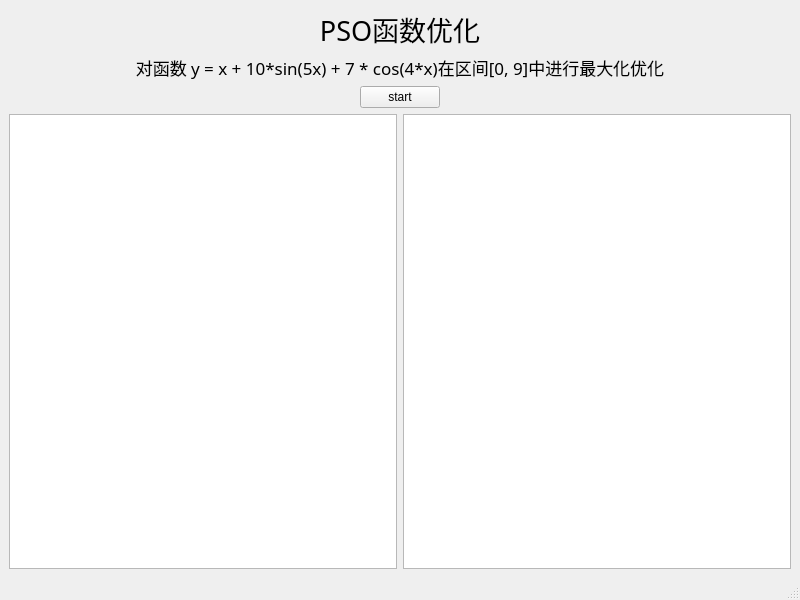
<?xml version="1.0" encoding="UTF-8"?>
<ui version="4.0">
 <class>MainWindow</class>
 <widget class="QMainWindow" name="MainWindow">
  <property name="geometry">
   <rect>
    <x>0</x>
    <y>0</y>
    <width>800</width>
    <height>600</height>
   </rect>
  </property>
  <property name="windowTitle">
   <string>MainWindow</string>
  </property>
  <widget class="QWidget" name="centralwidget">
   <layout class="QVBoxLayout" name="verticalLayout">
    <item>
     <widget class="QLabel" name="label">
      <property name="font">
       <font>
        <family>黑体</family>
        <pointsize>20</pointsize>
       </font>
      </property>
      <property name="text">
       <string>PSO函数优化</string>
      </property>
      <property name="alignment">
       <set>Qt::AlignCenter</set>
      </property>
     </widget>
    </item>
    <item>
     <widget class="QLabel" name="label_2">
      <property name="font">
       <font>
        <family>微软雅黑</family>
        <pointsize>13</pointsize>
       </font>
      </property>
      <property name="text">
       <string>对函数 y = x + 10*sin(5x) + 7 * cos(4*x)在区间[0, 9]中进行最大化优化</string>
      </property>
      <property name="alignment">
       <set>Qt::AlignCenter</set>
      </property>
     </widget>
    </item>
    <item>
     <layout class="QHBoxLayout" name="horizontalLayout_2">
      <item>
       <spacer name="horizontalSpacer">
        <property name="orientation">
         <enum>Qt::Horizontal</enum>
        </property>
        <property name="sizeHint" stdset="0">
         <size>
          <width>40</width>
          <height>20</height>
         </size>
        </property>
       </spacer>
      </item>
      <item>
       <widget class="QPushButton" name="start">
        <property name="text">
         <string>start</string>
        </property>
       </widget>
      </item>
      <item>
       <spacer name="horizontalSpacer_2">
        <property name="orientation">
         <enum>Qt::Horizontal</enum>
        </property>
        <property name="sizeHint" stdset="0">
         <size>
          <width>40</width>
          <height>20</height>
         </size>
        </property>
       </spacer>
      </item>
     </layout>
    </item>
    <item>
     <layout class="QHBoxLayout" name="horizontalLayout">
      <item>
       <widget class="QTextBrowser" name="textBrowser"/>
      </item>
      <item>
       <widget class="QGraphicsView" name="graphicsView"/>
      </item>
     </layout>
    </item>
   </layout>
  </widget>
  <widget class="QMenuBar" name="menubar">
   <property name="geometry">
    <rect>
     <x>0</x>
     <y>0</y>
     <width>800</width>
     <height>22</height>
    </rect>
   </property>
  </widget>
  <widget class="QStatusBar" name="statusbar"/>
 </widget>
 <resources/>
 <connections/>
</ui>
